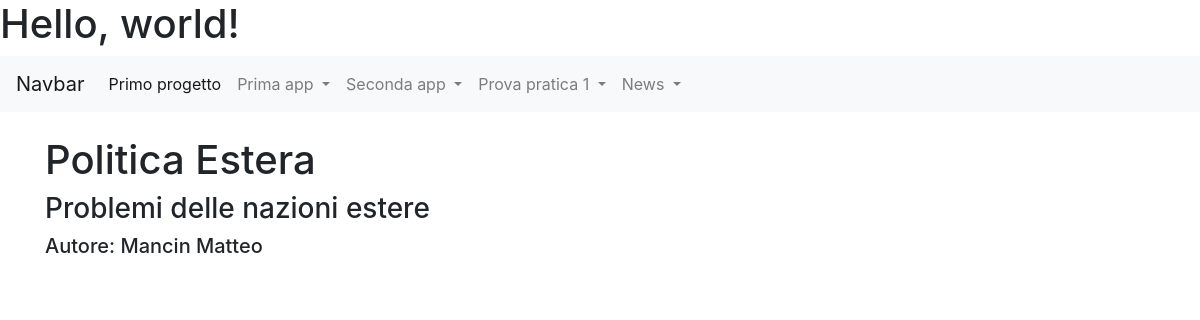
The app's page /news/articoli/4 with its own data.
### news/models.py (models this page shows, shortened)
class Articolo(models.Model):
  titolo=models.CharField(max_length=100)
  contenuto=models.TextField()
  giornalista=models.ForeignKey(Giornalista, on_delete=models.CASCADE, related_name="articoli")
  class Meta:
    verbose_name="Articolo"
    verbose_name_plural="Articoli"

class Giornalista(models.Model):
  nome=models.CharField(max_length=20)
  cognome=models.CharField(max_length=20)
  def __str__(self):
    return self.nome+" "+self.cognome
  class Meta:
    verbose_name="Giornalista"
    verbose_name_plural="Giornalisti"

### news/views.py (the view)
# urls.py: path('articoli/<int:pk>',ArticoloDetailViewCB.as_view(),name="articolo_detail"),
class ArticoloDetailViewCB(DetailView):
    model=Articolo
    template_name="articolo_detail.html"

### news/templates/articolo_detail.html (shortened to what this page needs)
{% extends 'base.html' %}
{% block content %}
<h1>{{articolo.titolo}}</h1>
<h3>{{articolo.contenuto}}</h3>
<h5>Autore: {{articolo.giornalista}}</h5>
{% endblock content %}

### records on screen
Articolo: titolo "Politica Estera", contenuto "Problemi delle nazioni estere", giornalista "Mancin Matteo"
